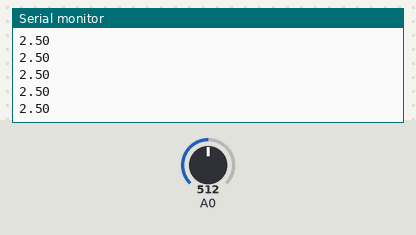
The sketch below on a simulated Arduino Uno, built with avr-gcc and run on an emulated ATmega328P. Parts: the last lines printed to the serial monitor. The inputs (shaded band) are chosen by the test bench; at power-on: A0 = 512.

Above: at 1.2 s.
1.3 s: A0 set to 716
At 1.8 s:
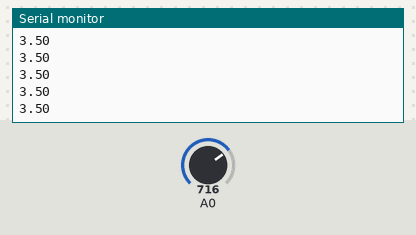
2.8 s: A0 set to 900
At 3.3 s:
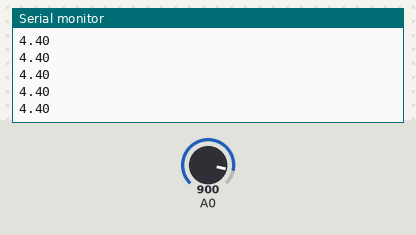
Timing chart, 0 to 5.8 s (numbered marks = the images above; inputs shaded):
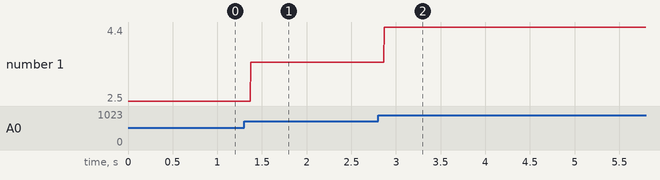

The sketch:

Set-selectionAnalogPort.ino
```cpp
/*
Week 000

Set - Selection analog port

doc A. Savushkin
23.10.21
*/

void setup(void)
{
    //port speed
    Serial.begin(9600);
}

void loop(void)
{
    pinMode(A0, INPUT);

    int analogData = analogRead(A0);

    float voltageData = (5.0 / 1023) * analogData;
    Serial.println(voltageData);
}
```

Measured:
- after the input at 1.3 s, the serial monitor: prints a new line after 0.07 s (image 1)
- after the input at 2.8 s, the serial monitor: prints a new line after 0.07 s (image 2)
- plotted number 1: 2.5 → 3.5 after the input at 1.3 s, 3.5 → 4.4 after the input at 2.8 s
